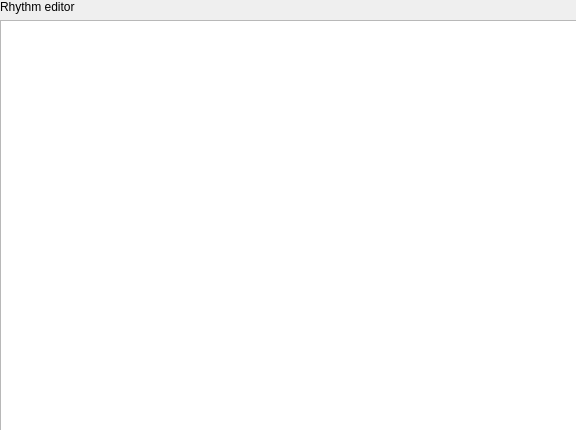
<?xml version="1.0" encoding="UTF-8"?>
<ui version="4.0">
 <class>Form</class>
 <widget class="QWidget" name="Form">
  <property name="geometry">
   <rect>
    <x>0</x>
    <y>0</y>
    <width>576</width>
    <height>430</height>
   </rect>
  </property>
  <property name="windowTitle">
   <string>Form</string>
  </property>
  <widget class="QWidget" name="verticalLayoutWidget">
   <property name="geometry">
    <rect>
     <x>0</x>
     <y>0</y>
     <width>581</width>
     <height>431</height>
    </rect>
   </property>
   <layout class="QVBoxLayout" name="verticalLayout">
    <item>
     <widget class="QLabel" name="label">
      <property name="text">
       <string>Rhythm editor</string>
      </property>
     </widget>
    </item>
    <item>
     <widget class="QTreeView" name="treeView"/>
    </item>
   </layout>
  </widget>
 </widget>
 <resources/>
 <connections/>
</ui>
